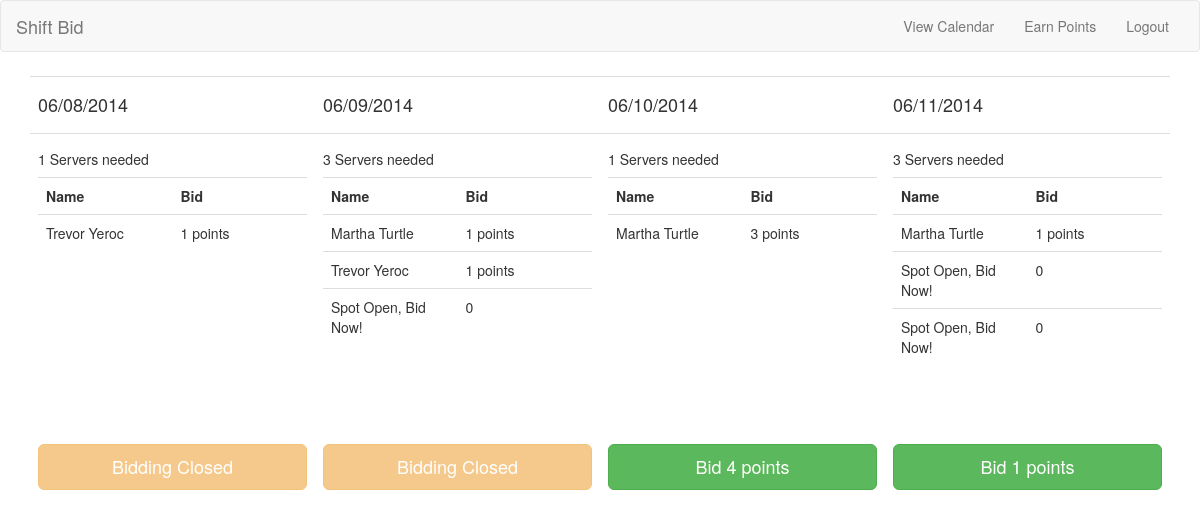
The app's page /employeeCalendarView.php (signed in) with its own data.
### tables this page shows
CREATE TABLE IF NOT EXISTS `shifts` (
  `shift_id` int(5) NOT NULL AUTO_INCREMENT,
  `date_of_shift` date NOT NULL,
  `max_num_employees` int(2) NOT NULL,
  PRIMARY KEY (`shift_id`)
);

CREATE TABLE IF NOT EXISTS `bids` (
  `bid_emp_number` int(11) NOT NULL,
  `timestamp` varchar(50) NOT NULL,
  `shift` varchar(5) NOT NULL,
  `wager` int(8) NOT NULL,
  PRIMARY KEY (`bid_emp_number`,`timestamp`,`shift`)
);

CREATE TABLE IF NOT EXISTS `employee` (
  `emp_num` int(11) NOT NULL AUTO_INCREMENT,
  `emp_f_name` varchar(50) NOT NULL,
  `emp_l_name` varchar(50) NOT NULL,
  `emp_role` varchar(20) NOT NULL,
  `emp_points` int(7) NOT NULL,
  `emp_email` varchar(30) NOT NULL,
  `emp_password` varchar(50) NOT NULL,
  PRIMARY KEY (`emp_num`)
);

### php/Calendar.php (the view, shortened to what this page needs)
<?php
class Employee
{
    function __construct($firstName,$lastName,$email)
    {
        $this->firstName = $firstName;
        $this->lastName = $lastName;
        $this->email = $email;
    }
    public function printName()
    {
        return $this->firstName . " " . $this->lastName;
    }
}
class Bid
{
    private function proccessBidData($data)
    {
        $this->employee = new Employee(
            $data['emp_f_name'],
            $data['emp_l_name'],
            $data['emp_email']);
        $this->wager = $data['wager'];
    }
    public function printBidRow()
    {
        $rowStr = "";
        $rowStr .= "<td>" . $this->employee->printName() . "</td>";
        $rowStr .= "<td>" . $this->wager . " points</td>";
        return $rowStr;
    }
}
class Auction
{
    function __construct($auctionData, $date, $maxNumber, $userEmail, $userBalance, $id)
    {
        $this->date = $date;
        $this->maxNumber = $maxNumber;
        $this->userBalance = $userBalance;
        $this->id = $id;
        $this->userEmail = $userEmail;
    }
    private function proccessBidData($auctionData)
    {
        $this->bids = [];
        for ($i=0; $i < count($auctionData); $i++) {
            $this->bids[] = new Bid($auctionData[$i]);
        }
        $this->numBids = count($this->bids);
    }
    private function getWinningBids()
    {
        if ($this->numBids < $this->maxNumber) {
            return $this->bids;
        } else {
            return array_slice($this->bids,0,$this->maxNumber);
        }
    }
    private function getMinimumBid()
    {
        if ( count($this->bids) < $this->maxNumber ) {
            return 1;
        } else {
            $winningBids = $this->getWinningBids();
            $lastPlaceBid = $winningBids[count($winningBids) - 1];
            $minWage = $lastPlaceBid->wager + 1;
            return $minWage;
        }
    }
    private function isDateOkay()
    {
        $date = strtotime($this->date);
        $currentDate = time();
        $cutOff = $currentDate - (12 * 60 * 60);
        if ($date <= $cutOff) {
            return false;
        } else {
            return true;
        }
    }
    private function userBalanceOkay()
    {
        if ($this->getMinimumBid() > $this->userBalance) {
            return false;
        } else {
            return true;
        }
    }
    private function userOnList()
    {
        $winners = $this->getWinningBids();
        for ($i=0; $i < count($winners); $i++) {
            if ($winners[$i]->employee->email === $this->userEmail) {
                return true;
            }
        }
        return false;
    }
    private function chooseDisplayButton()
    {
        if (!$this->isDateOkay()) {
            return "<button class='btn btn-lg btn-warning disabled'> Bidding Closed </button>";
        } elseif (!$this->userBalanceOkay()) {
            return "<button class='btn btn-lg btn-danger disabled'> Insufficient Points</button>";
        } elseif($this->userOnList()) {
            return "<button class='btn btn-lg btn-info disabled'> You're Currently Winning! </button>";
        } else {
            $form = '<form action="php/placeBid.php" method="POST">';
            $form .= '<input type="hidden" name="shiftID" value="' . $this->id . '">';
            $form .= '<input type="hidden" name="amount" value="' . $this->getMinimumBid() . '">';
            $form .= '<button class="btn btn-lg btn-success" id="bidButton" type="submit">';
            $form .= 'Bid ' . $this->getMinimumBid() . ' points';
            $form .= "</button>";
            $form .= "</form>";
            return $form;
        }
    }
    public function printAuctionModel()
    {
        echo "<h5>" . $this->maxNumber . " Servers needed</h5>";
        $printList = "<div class='spacer'>";
        $printList .= "<table class='table'>";
        $printList .= "<tr> <th> Name </th> <th> Bid </th> </tr> ";
        for ($i=0; $i < $this->maxNumber; $i++) {
            $printList .= "<tr>";
            if (isset($this->bids[$i])) {
                $printList .= $this->bids[$i]->printBidRow();
            } else {
                $printList .= "<td> Spot Open, Bid Now! </td><td> 0 </td>";
            }
            $printList .= "</tr>";
        }
        $printList .= "</table>";
        $printList .= "</div>";
        $printList .= $this->chooseDisplayButton();
        echo $printList;
    }
}
class Calendar
{
    function __construct($days, $timezone, $database, $userEmail)
    {
        $this->days = $days;
        $this->database = $database;
        $this->userEmail = $userEmail;
    }
    private function buildDateArray($start, $end)
    {
        $dates = [];
        while($start < $end){
            $relativeDate = $start . " days";
            $dates[] = date("U",strtotime($relativeDate));
            $start += 1;
        }
        return $dates;
    }
    private function generateShiftBlock($id,$maxNumber)
    {
        $bids = [];
        $result = $this->database->query("SELECT `emp_f_name`, `emp_l_name`, `emp_email`, `wager` , `timestamp`  FROM `bids`, `employee`
            WHERE shift = '$id'
            AND employee.emp_num = bids.bid_emp_number
            ORDER BY `timestamp` DESC");
        while($data = $result->fetch_assoc()){
            $bids[] = $data;
        }
        $result = $this->database->query("SELECT `date_of_shift`, `max_num_employees` FROM `shifts` WHERE `shift_id` = '$id'");
        $data = $result->fetch_assoc();
        $result = $this->database->query("SELECT `emp_points` FROM `employee` WHERE emp_email = '$this->userEmail' ");
        $userPoints = $result->fetch_assoc()['emp_points'];
        $auction = new Auction($bids,$data['date_of_shift'], $data['max_num_employees'], $this->userEmail, $userPoints, $id);
        $auction->printAuctionModel();
    }
    public function drawCalendar()
    {
        $unixDates = $this->buildDateArray(-1, $this->days);
        echo '<table class="table">';
        echo '<tr>';
        foreach ($unixDates as $key) {
            echo "<th>";
            echo "<h4>" . str_replace(" ", "/", date("m d Y", $key)) . "</h4>";
            echo "</th>";
        }
        echo "</tr>";
        echo "<tr>";
        foreach ($unixDates as $key) {
            $mysqlFormattedDate = date("Y m d",$key);
            $mysqlFormattedDate = str_replace(" ", "/", $mysqlFormattedDate);
            $result = $this->database->query("SELECT shift_id, max_num_employees
                FROM shifts
                WHERE date_of_shift = '$mysqlFormattedDate'
                ");
            echo "<td class='shiftBlock'>";
            if ($result->num_rows === 0) {
                echo "No Shift during this time";
            } else {
                $data = $result->fetch_assoc();
                $id = $data['shift_id'];
                $maxNumEmployees =  $data['max_num_employees'];
                echo $this->generateShiftBlock($id,$maxNumEmployees);
            }
            echo "</td>";
        }
        echo "</tr>";
        echo "</table>";
    }
}
?>

### css/global.css (style rules this page uses)
html,body { height:100%; }
table { table-layout: fixed; word-wrap: break-word; }
.btn-lg { width: 100%; }

### records on screen
shifts: max_num_employees "1"
bids: employee.emp_f_name+emp_l_name "Trevor Yeroc", wager "1"
shifts: max_num_employees "3"
bids: employee.emp_f_name+emp_l_name "Martha Turtle", wager "1"
bids: employee.emp_f_name+emp_l_name "Trevor Yeroc", wager "1"
shifts: max_num_employees "1"
bids: employee.emp_f_name+emp_l_name "Martha Turtle", wager "3"
shifts: max_num_employees "3"
bids: employee.emp_f_name+emp_l_name "Martha Turtle", wager "1"

### other values on screen
str_replace(" ", "/", date("m d Y", $key)) "06/08/2014"
str_replace(" ", "/", date("m d Y", $key)) "06/09/2014"
str_replace(" ", "/", date("m d Y", $key)) "06/10/2014"
str_replace(" ", "/", date("m d Y", $key)) "06/11/2014"
$printList "Bid 4 points"
$printList "Bid 1 points"
